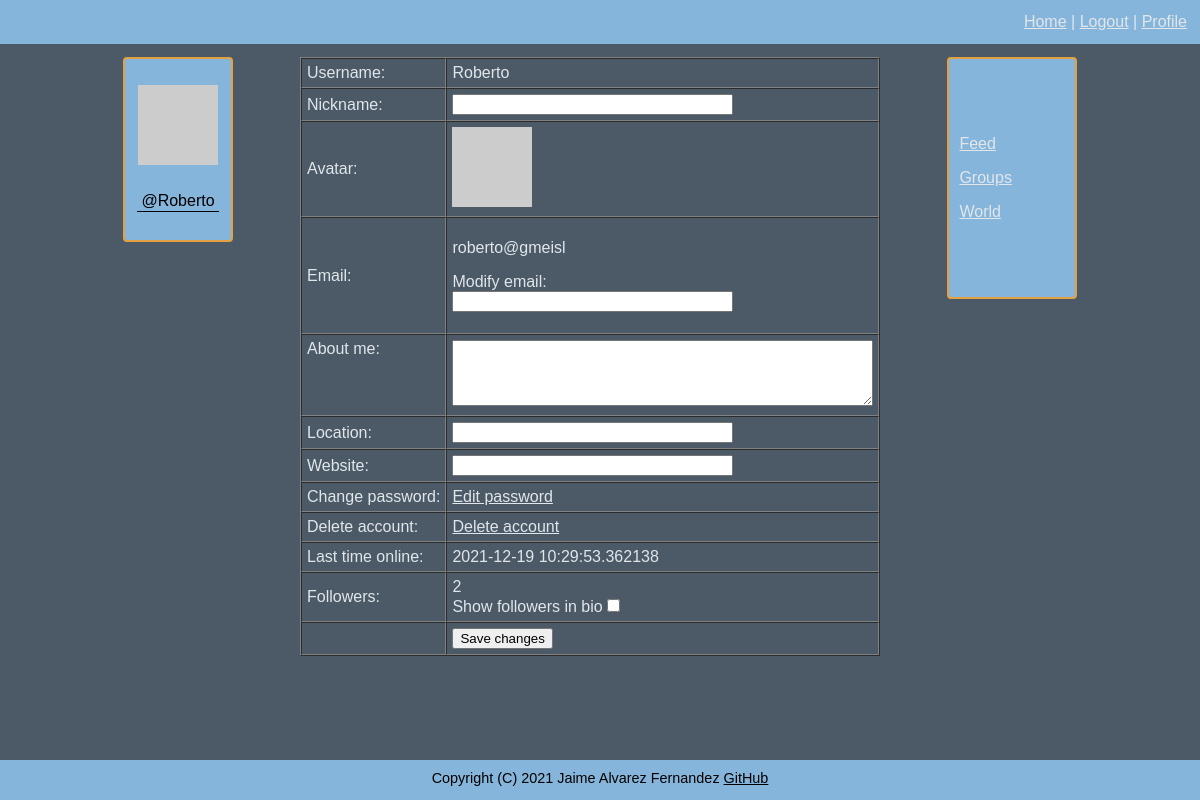
Screenshot of /profile (signed in) with the database file from the repository.
### connect/models.py (models this page shows, shortened)
class User(UserMixin, db.Model):
    id = db.Column(db.Integer, primary_key=True)
    username = db.Column(db.String(64), index=True, unique=True)
    email = db.Column(db.String(120), index=True, unique=True)
    nickname = db.Column(db.String(64))
    password = db.Column(db.String(128))
    about_me = db.Column(db.String(140))
    location = db.Column(db.String(64))
    website = db.Column(db.String(120))
    last_seen = db.Column(db.DateTime, default=datetime.datetime.utcnow)
    follower_bio = db.Column(db.Boolean, default=False)
    posts = db.relationship('Posts', backref='author', lazy='dynamic')
    reply = db.relationship('Reply', backref='author', lazy='dynamic')
    followed = db.relationship('User',
                               secondary=followers,
                               primaryjoin=(followers.c.follower_id == id),
                               secondaryjoin=(followers.c.followed_id == id),
                               backref=db.backref('followers', lazy='dynamic'), lazy='dynamic')
    starred = db.relationship('Posts',
                              secondary=stars,
                              backref=db.backref('awarded_stars', lazy='dynamic'), lazy='dynamic')
    starred_reply = db.relationship('Reply',
                                    secondary=stars_reply,
                                    backref=db.backref('awarded_stars_reply', lazy='dynamic'), lazy='dynamic')
    def avatar(self, size):
        digest = md5(self.email.lower().encode('utf-8')).hexdigest()
        return f'https://www.gravatar.com/avatar/{digest}?d=identicon&s={size}'

### connect/routing.py (the view)
@app.route('/profile', methods=['GET', 'POST'])
@flask_login.login_required
def profile():
    form = forms.EditProfileForm()
    if form.validate_on_submit():
        if form.user_email.data != '':
            flask_login.current_user.email = form.user_email.data
        flask_login.current_user.about_me = form.about_me.data
        flask_login.current_user.location = form.location.data
        flask_login.current_user.website = form.website.data
        flask_login.current_user.nickname = form.nickname.data
        flask_login.current_user.follower_bio = form.followers.data
        db.session.commit()
        flask.flash('Your changes have been saved.')
        return flask.redirect(flask.url_for('profile'))
    elif flask.request.method == 'GET':
        form.user_email.data = ''
        form.nickname.data = flask_login.current_user.nickname
        form.about_me.data = flask_login.current_user.about_me
        form.website.data = flask_login.current_user.website
        form.location.data = flask_login.current_user.location
        form.followers.data = flask_login.current_user.follower_bio
    return flask.render_template('profile.html', user=flask_login.current_user, form=form, title='Profile')

### connect/forms.py (shortened to what this page needs)
class EditProfileForm(FlaskForm):
    user_email = wtforms.StringField('Email', validators=[validators.Optional(),
                                                          validators.Regexp(r'^[a-zA-Z0-9_.]+@[a-zA-Z0-9_.]+$',
                                                                            message='Please enter a valid email')])
    about_me = wtforms.TextAreaField('About me', validators=[validators.Length(min=0, max=140)])
    nickname = wtforms.StringField('Nickname', validators=[validators.Length(min=0, max=25)])
    submit = wtforms.SubmitField('Save changes')
    location = wtforms.StringField('Location', validators=[validators.Optional()])
    website = wtforms.StringField('Website', validators=[validators.Optional()])
    followers = wtforms.BooleanField('Show followers in bio')

### connect/models.py (called while the page is built)
@login.user_loader
def load_user(user_id):
    return User.query.get(int(user_id))

### connect/routing.py (called while the page is built)
@app.before_request
def before_request():
    if flask_login.current_user.is_authenticated:
        flask_login.current_user.last_seen = datetime.datetime.utcnow()
        db.session.commit()

### connect/templates/profile.html (shortened to what this page needs)
{% extends "general_template.html" %}
{% block content %}
<div id="profile">
        <form action="" method="post" novalidate>
            <table cellspacing="0" cellpadding="5" border="1">
                <tr>
                    <td>Username:</td>
                    <td>{{ user.username }}</td>
                </tr>
                <tr>
                    <td>{{ form.nickname.label }}:</td>
                    <td>
                        {{ form.nickname(size=32, autocomplete=off) }}<br>
                    </td>
                </tr>
                <tr>
                    <td>Avatar:</td>
                    <td><img src="{{ user.avatar(80) }}"></td>
                </tr>
                <tr>
                    <td>{{ form.user_email.label }}:</td>
                    <td>
                        <p>
                            {{ user.email }}
                        </p>
                        <p>
                            Modify email:<br>
                            {{ form.user_email(size=32, autocomplete=off) }}<br>
                        </p>
                    </td>
                </tr>
                <tr>
                    <td valign="top">{{ form.about_me.label }}:</td>
                    <td>
                        {{ form.about_me(cols=50, rows=4) }}<br>
                    </td>
                </tr>
                <tr>
                    <td>
                        {{ form.location.label }}:
                    </td>
                    <td>
                        {{ form.location(size=32) }}<br>
                    </td>
                </tr>
                <tr>
                    <td>
                        {{ form.website.label }}:
                    </td>
                    <td>
                        {{ form.website(size=32) }}<br>
                    </td>
                </tr>
                <tr valign="top">
                    <td>Change password:</td>
                    <td>
                         <a href="{{url_for('change_password')}}">Edit password</a>
                    </td>
                </tr>
                <tr>
                    <td>Delete account:</td>
                    <td>
                        <a href="{{ url_for('delete_account') }}">Delete account</a>
                    </td>
                </tr>
                <tr>
                    <td>Last time online:</td>
                    <td>{% if user.last_seen %}{{ user.last_seen }}{% endif %}</td>
                </tr>
                <tr>
                    <td>Followers:</td>
                    <td>{{ current_user.followers.count() }}<br>
                        {{ form.followers.label }}{{ form.followers() }}
                    </td>
                </tr>
                <tr>
                    <td></td>
                    <td>{{ form.submit() }}</td>
                </tr>
            </table>
        </form>
    </div>
{% endblock %}

### connect/templates/sub_templates/_profile.html (shortened to what this page needs)
{% if user and user != current_user %}
    <p>
        <img src="{{ user.avatar(128) }}">
    </p>
    <table width="100%">
        <tr>
            <td>
                {% if user.nickname is not none %}
                {{ user.nickname }}
                {% endif %}
            </td>
        </tr>
        <tr>
            <td class="bottom_line">
                @{{ user.username }}
            </td>
        </tr>
        <tr>
            <td>
                {% if not current_user.is_following(user) %}
                <form method="post" action="{{ url_for('follow', username=user.username, url=request.endpoint) }}">
                    {{ e_form.hidden_tag() }}
                    {{ e_form.submit(value='Follow') }}
                </form>
                {% else %}
                <form method="post" action="{{ url_for('unfollow', username=user.username, url=request.endpoint) }}">
                    {{ e_form.hidden_tag() }}
                    {{ e_form.submit(value='Unfollow') }}
                </form>
                {% endif %}
            </td>
        </tr>
        <tr>
            <td class="justify_text">
                {% if user.about_me is not none %}
                    {{ user.about_me }}
                {% endif %}
            </td>
        </tr>
        <tr>
            <td>
                {% if user.location is not none %}
                    {{ user.location }}
                {% endif %}
            </td>
        </tr>
        <tr>
            <td>
                {% if user.website is not none %}
                    <a href="{{ current_user.website }}">{{ current_user.website }}</a>
                {% endif %}
            </td>
        </tr>
        <tr>
            <td>
                {% if user.follower_bio %}
                Followers: {{ current_user.followers.count() }}
                {% endif %}
            </td>
        </tr>
    </table>
{% else %}
    <p>
        <img src="{{ current_user.avatar(128) }}">
    </p>
    <table width="100%">
        <tr>
            <td>
            </td>
        </tr>
        <tr>
            <td class="bottom_line">
                @{{ current_user.username }}
            </td>
        </tr>
        <tr>
            <td class="justify_text">
            </td>
        </tr>
        <tr>
            <td class="justify_text">
            </td>
        </tr>
        <tr>
            <td class="justify_text">
            </td>
        </tr>
        <tr>
            <td>
            </td>
        </tr>
    </table>
{% endif %}

### connect/static/css/style.css (style rules this page uses)
body { font-family: Arial; background: #4b5a66; color: #e1e6eb; min-height: 100vh; margin: 0; }
a { color: inherit; }
.bottom_line { border: solid; border-width: 0px 0 1px 0; }
.justify_text { text-align: justify; text-justify: inter-word; }
body { display:flex; flex-direction:column; }

### rows the page displays
User: username "Roberto", email "roberto@gmeisl", last_seen "2021-12-19 10:29:53.362138"

### other values shown
{{ current_user.followers.count() }} "2"
